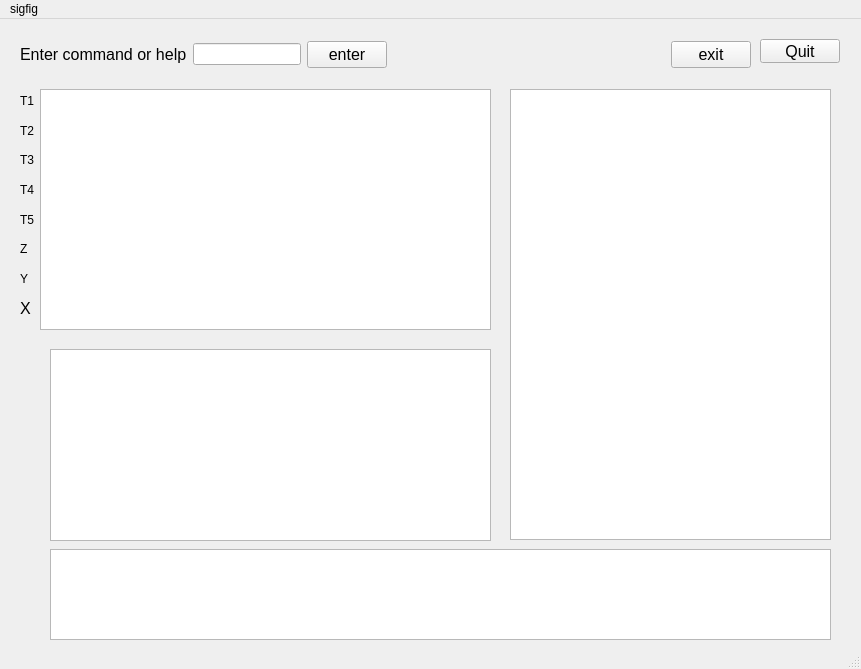
<?xml version="1.0" encoding="UTF-8"?>
<ui version="4.0">
 <class>MainWindow</class>
 <widget class="QMainWindow" name="MainWindow">
  <property name="geometry">
   <rect>
    <x>0</x>
    <y>0</y>
    <width>861</width>
    <height>669</height>
   </rect>
  </property>
  <property name="windowTitle">
   <string>MainWindow</string>
  </property>
  <widget class="QWidget" name="centralwidget">
   <widget class="QListWidget" name="listWidget_Stack">
    <property name="geometry">
     <rect>
      <x>40</x>
      <y>70</y>
      <width>451</width>
      <height>241</height>
     </rect>
    </property>
    <property name="font">
     <font>
      <pointsize>12</pointsize>
     </font>
    </property>
   </widget>
   <widget class="QListWidget" name="listWidget_Registers">
    <property name="geometry">
     <rect>
      <x>50</x>
      <y>330</y>
      <width>441</width>
      <height>192</height>
     </rect>
    </property>
   </widget>
   <widget class="QListWidget" name="listWidget_Output">
    <property name="geometry">
     <rect>
      <x>50</x>
      <y>530</y>
      <width>781</width>
      <height>91</height>
     </rect>
    </property>
   </widget>
   <widget class="QListWidget" name="listWidget_History">
    <property name="geometry">
     <rect>
      <x>510</x>
      <y>70</y>
      <width>321</width>
      <height>451</height>
     </rect>
    </property>
   </widget>
   <widget class="QPushButton" name="pushButton_quit">
    <property name="geometry">
     <rect>
      <x>760</x>
      <y>20</y>
      <width>80</width>
      <height>24</height>
     </rect>
    </property>
    <property name="font">
     <font>
      <pointsize>12</pointsize>
     </font>
    </property>
    <property name="text">
     <string>Quit</string>
    </property>
   </widget>
   <widget class="QWidget" name="layoutWidget">
    <property name="geometry">
     <rect>
      <x>20</x>
      <y>20</y>
      <width>731</width>
      <height>31</height>
     </rect>
    </property>
    <layout class="QHBoxLayout" name="horizontalLayout_2">
     <item>
      <layout class="QHBoxLayout" name="horizontalLayout">
       <item>
        <widget class="QLabel" name="label">
         <property name="font">
          <font>
           <pointsize>12</pointsize>
          </font>
         </property>
         <property name="text">
          <string>Enter command or help</string>
         </property>
        </widget>
       </item>
       <item>
        <widget class="QLineEdit" name="lineEdit"/>
       </item>
       <item>
        <widget class="QPushButton" name="pushButton_enter">
         <property name="font">
          <font>
           <pointsize>12</pointsize>
          </font>
         </property>
         <property name="text">
          <string>enter</string>
         </property>
        </widget>
       </item>
      </layout>
     </item>
     <item>
      <spacer name="horizontalSpacer">
       <property name="orientation">
        <enum>Qt::Horizontal</enum>
       </property>
       <property name="sizeHint" stdset="0">
        <size>
         <width>78</width>
         <height>20</height>
        </size>
       </property>
      </spacer>
     </item>
     <item>
      <widget class="QPushButton" name="pushButton_exit">
       <property name="font">
        <font>
         <pointsize>12</pointsize>
        </font>
       </property>
       <property name="text">
        <string>exit</string>
       </property>
      </widget>
     </item>
    </layout>
   </widget>
   <widget class="QWidget" name="layoutWidget">
    <property name="geometry">
     <rect>
      <x>20</x>
      <y>70</y>
      <width>17</width>
      <height>231</height>
     </rect>
    </property>
    <layout class="QVBoxLayout" name="verticalLayout">
     <item>
      <widget class="QLabel" name="label_T1">
       <property name="text">
        <string>T1</string>
       </property>
      </widget>
     </item>
     <item>
      <widget class="QLabel" name="label_T2">
       <property name="text">
        <string>T2</string>
       </property>
      </widget>
     </item>
     <item>
      <widget class="QLabel" name="label_T3">
       <property name="text">
        <string>T3</string>
       </property>
      </widget>
     </item>
     <item>
      <widget class="QLabel" name="label_T4">
       <property name="text">
        <string>T4</string>
       </property>
      </widget>
     </item>
     <item>
      <widget class="QLabel" name="label_T5">
       <property name="text">
        <string>T5</string>
       </property>
      </widget>
     </item>
     <item>
      <widget class="QLabel" name="label_Z">
       <property name="text">
        <string>Z</string>
       </property>
      </widget>
     </item>
     <item>
      <widget class="QLabel" name="label_Y">
       <property name="text">
        <string>Y</string>
       </property>
      </widget>
     </item>
     <item>
      <widget class="QLabel" name="label_X">
       <property name="font">
        <font>
         <pointsize>12</pointsize>
        </font>
       </property>
       <property name="text">
        <string>X</string>
       </property>
      </widget>
     </item>
    </layout>
   </widget>
  </widget>
  <widget class="QMenuBar" name="menubar">
   <property name="geometry">
    <rect>
     <x>0</x>
     <y>0</y>
     <width>861</width>
     <height>21</height>
    </rect>
   </property>
   <widget class="QMenu" name="menusigfig">
    <property name="title">
     <string>sigfig</string>
    </property>
    <addaction name="action2"/>
    <addaction name="action4"/>
    <addaction name="action4_2"/>
    <addaction name="action6"/>
    <addaction name="action8"/>
    <addaction name="action_1"/>
   </widget>
   <addaction name="menusigfig"/>
  </widget>
  <widget class="QStatusBar" name="statusbar"/>
  <action name="action2">
   <property name="text">
    <string>0</string>
   </property>
  </action>
  <action name="action4">
   <property name="text">
    <string>2</string>
   </property>
  </action>
  <action name="action4_2">
   <property name="text">
    <string>4</string>
   </property>
  </action>
  <action name="action6">
   <property name="text">
    <string>6</string>
   </property>
  </action>
  <action name="action8">
   <property name="text">
    <string>8</string>
   </property>
  </action>
  <action name="action_1">
   <property name="text">
    <string>-1</string>
   </property>
  </action>
 </widget>
 <resources/>
 <connections/>
</ui>
